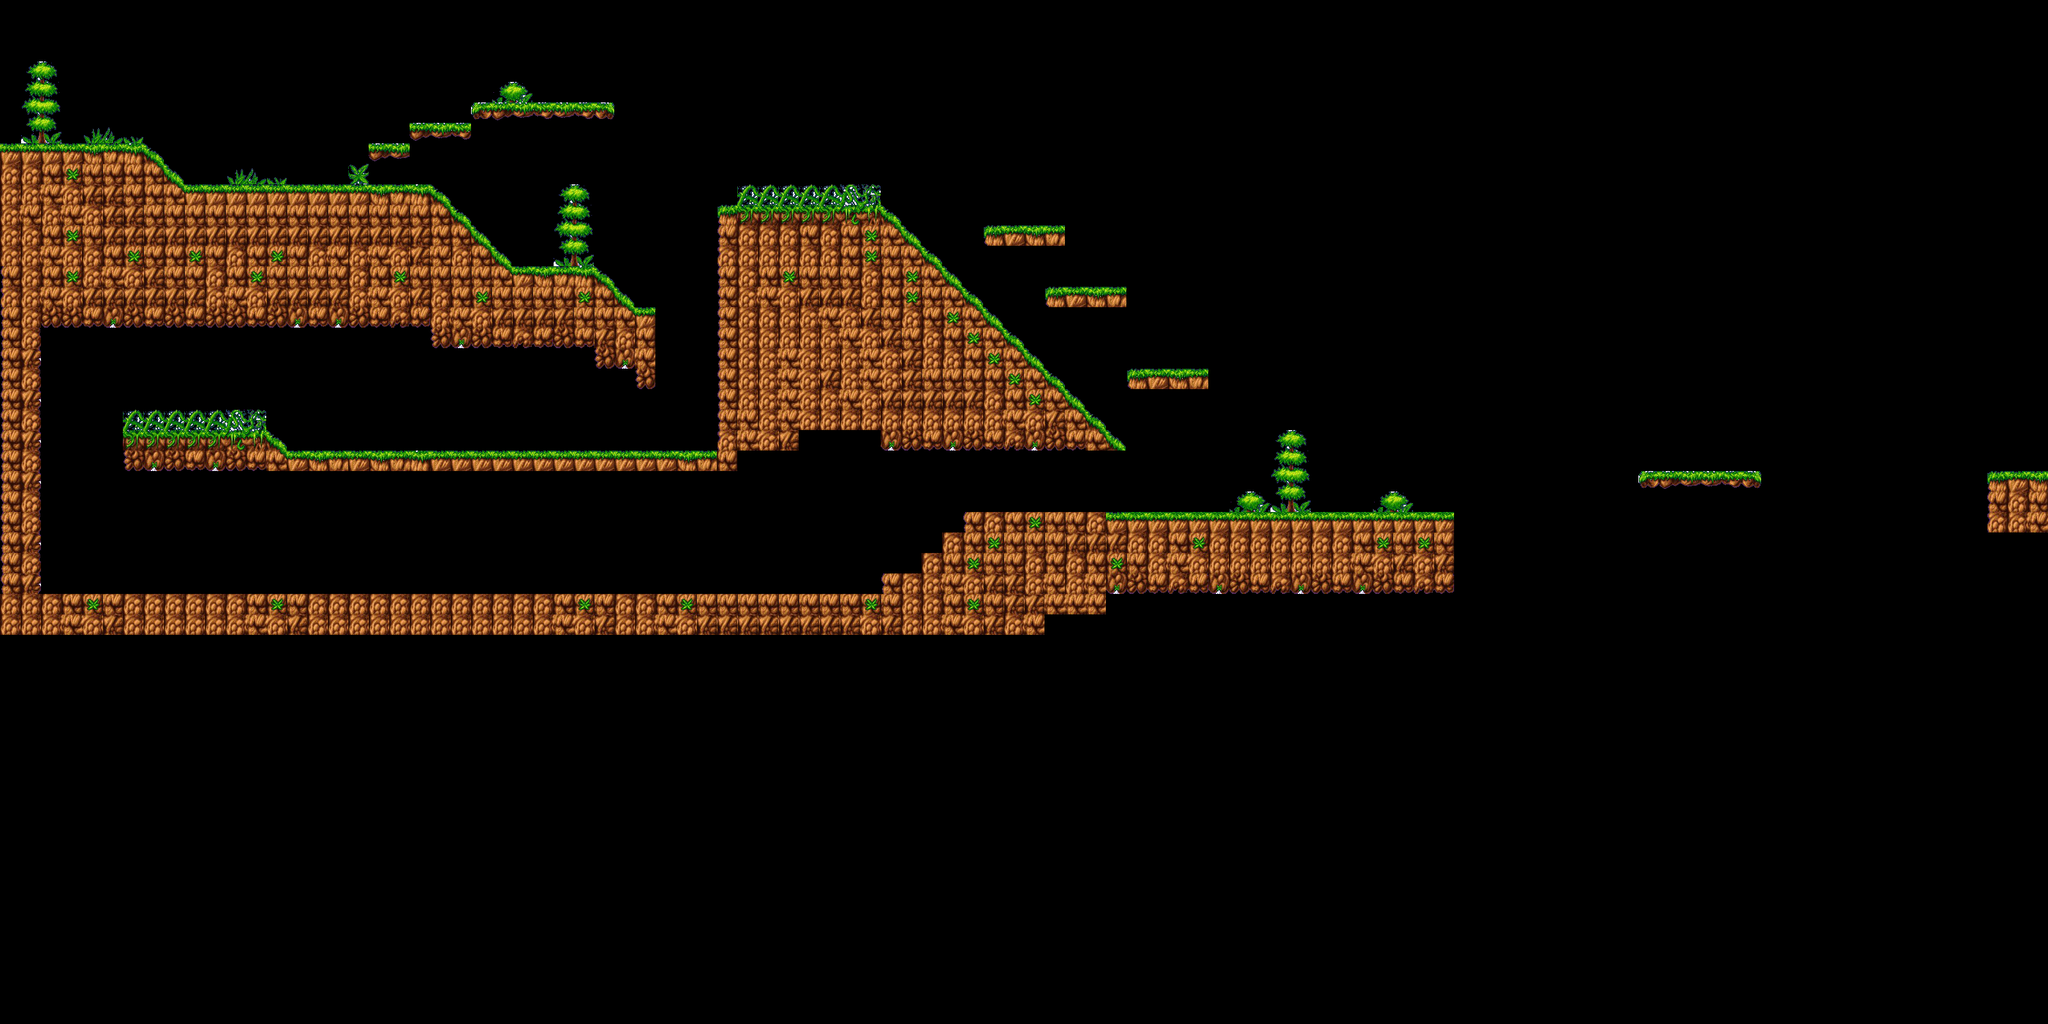

A 2D game scene composited from a Tiled map and its tileset images. What follows is a short description and the map's XML, with each tile layer's data collapsed to a summary:
An orthogonal 100x50 tile map with 32x32 px tiles, 1 tile layer (Слой тайлов 1), 2 tilesets and 87 objects (38x solid, 11x back_l, 11x back_r, 9x enemy_clon, 5x SlopeLeft, ...).

<map version="1.0" orientation="orthogonal" renderorder="right-down" width="100" height="50" tilewidth="32" tileheight="32" nextobjectid="172">
 <tileset firstgid="1" name="1" tilewidth="32" tileheight="32" tilecount="120">
  <image source="map.png" width="320" height="384" />
 </tileset>
 <tileset firstgid="121" name="spacegame_tileset_by_kaiseto-d53qzyv" tilewidth="32" tileheight="32" tilecount="300">
  <image source="spacegame_tileset_by_kaiseto-d53qzyv.png" width="640" height="480" />
 </tileset>
 <layer name="Слой тайлов 1" width="100" height="50">
  <data>[5000 cells, 753 non-empty, 54 distinct tile ids]</data>
 </layer>
 <objectgroup name="Слой объектов 1">
  <object id="1" name="solid" x="0" y="228" width="209" height="60" />
  <object id="2" name="solid" x="296" y="294" width="366" height="32" />
  <object id="3" name="solid" x="576" y="224" width="64" height="32" />
  <object id="4" name="solid" x="736" y="160" width="224" height="32" />
  <object id="5" name="solid" x="640" y="192" width="96" height="32" />
  <object id="6" name="solid" x="808" y="420" width="107" height="32" />
  <object id="7" name="solid" x="996" y="480" width="28" height="32" />
  <object id="8" name="solid" x="448" y="704" width="704" height="32" />
  <object id="9" name="solid" x="640" y="736" width="384" height="32" />
  <object id="10" name="solid" x="192" y="676" width="212" height="32" />
  <object id="11" name="solid" x="672" y="512" width="352" height="32" />
  <object id="12" name="solid" x="928" y="544" width="95" height="32" />
  <object id="13" name="solid" x="992" y="576" width="32" height="32" />
  <object id="14" name="solid" x="64" y="480" width="608" height="32" />
  <object id="15" name="solid" x="1120" y="324" width="245" height="32" />
  <object id="16" name="solid" x="1120" y="352" width="128" height="352" />
  <object id="17" name="solid" x="1376" y="672" width="288" height="32" />
  <object id="18" name="solid" x="1662" y="683" width="64" height="21" />
  <object id="19" name="solid" x="1504" y="800" width="768" height="32" />
  <object id="21" name="solid" x="2560" y="736" width="192" height="64" />
  <object id="23" name="solid" x="3104" y="736" width="96" height="64" />
  <object id="24" name="solid" x="1472" y="832" width="224" height="32" />
  <object id="25" name="solid" x="1440" y="864" width="224" height="32" />
  <object id="26" name="solid" x="1376" y="896" width="224" height="32" />
  <object id="27" name="solid" x="32" y="928" width="1344" height="32" />
  <object id="28" name="solid" x="32" y="512" width="32" height="416" />
  <object id="29" name="SlopeLeft" x="672" y="288" width="128" height="128" />
  <object id="31" name="SlopeLeft" x="1376" y="320" width="384" height="384" />
  <object id="32" name="SlopeLeft" x="224" y="224" width="64" height="64" />
  <object id="33" name="SlopeLeft" x="416" y="672" width="32" height="32" />
  <object id="34" name="SlopeLeft" x="928" y="416" width="64" height="64" />
  <object id="69" name="nextLevel" x="3104" y="608" width="96" height="128" />
  <object id="76" name="enemy_droid" gid="156" x="416" y="250" width="32" height="32" />
  <object id="77" name="enemy_droid" gid="156" x="832" y="122" width="32" height="32" />
  <object id="80" name="enemy_droid" gid="156" x="608" y="666" width="32" height="32" />
  <object id="81" name="enemy_droid" gid="156" x="544" y="890" width="32" height="32" />
  <object id="83" name="enemy_droid" gid="156" x="1760" y="762" width="32" height="32" />
  <object id="84" name="enemy_clon" gid="156" x="1888" y="750" width="32" height="32" />
  <object id="85" name="enemy_clon" gid="156" x="1120" y="878" width="32" height="32" />
  <object id="86" name="enemy_clon" gid="156" x="864" y="878" width="32" height="32" />
  <object id="88" name="enemy_clon" gid="156" x="192" y="878" width="32" height="32" />
  <object id="89" name="enemy_clon" gid="156" x="384" y="878" width="32" height="32" />
  <object id="95" name="health" x="1120" y="256" width="32" height="32" />
  <object id="96" name="health" x="288" y="608" width="32" height="32" />
  <object id="98" name="health" x="608" y="864" width="32" height="32" />
  <object id="99" name="fall" x="2272" y="864" width="832" height="32" />
  <object id="102" name="MovingPlatform" gid="289" x="2336" y="768" width="32" height="32" />
  <object id="103" name="MovingPlatform" gid="289" x="2976" y="768" width="32" height="32" />
  <object id="111" name="enemy_clon" gid="156" x="2624" y="686" width="32" height="32" />
  <object id="112" name="back_l" x="288" y="192" width="33" height="96" />
  <object id="114" name="back_l" x="736" y="64" width="33" height="96" />
  <object id="115" name="back_l" x="448" y="608" width="33" height="96" />
  <object id="116" name="back_l" x="32" y="832" width="33" height="96" />
  <object id="117" name="back_l" x="1504" y="704" width="33" height="96" />
  <object id="118" name="back_l" x="2560" y="640" width="33" height="96" />
  <object id="119" name="back_r" x="544" y="192" width="33" height="96" />
  <object id="120" name="back_r" x="928" y="64" width="33" height="96" />
  <object id="121" name="back_r" x="1120" y="608" width="33" height="96" />
  <object id="122" name="back_r" x="1376" y="832" width="33" height="96" />
  <object id="123" name="back_r" x="2208" y="704" width="33" height="96" />
  <object id="124" name="back_r" x="2720" y="640" width="33" height="96" />
  <object id="125" name="back_l" x="2240" y="704" width="33" height="96" />
  <object id="126" name="back_r" x="2528" y="704" width="33" height="96" />
  <object id="127" name="back_l" x="2752" y="704" width="33" height="96" />
  <object id="128" name="back_r" x="3072" y="704" width="33" height="96" />
  <object id="129" name="enemy_clon" gid="156" x="1824" y="526" width="32" height="32" />
  <object id="132" name="back_l" x="1728" y="480" width="33" height="96" />
  <object id="133" name="back_l" x="1600" y="384" width="33" height="64" />
  <object id="135" name="back_r" x="1856" y="480" width="33" height="96" />
  <object id="136" name="back_r" x="1728" y="352" width="33" height="96" />
  <object id="146" name="enemy_clon" gid="156" x="1696" y="398" width="32" height="32" />
  <object id="155" name="enemy_clon" gid="156" x="1600" y="302" width="32" height="32" />
  <object id="156" name="back_l" x="1504" y="256" width="33" height="96" />
  <object id="157" name="solid" x="1536" y="360" width="128" height="21" />
  <object id="158" name="back_r" x="1632" y="256" width="33" height="96" />
  <object id="159" name="solid" x="1152" y="384" width="245" height="32" />
  <object id="160" name="solid" x="1184" y="416" width="245" height="32" />
  <object id="161" name="solid" x="1216" y="452" width="245" height="32" />
  <object id="162" name="solid" x="1248" y="480" width="245" height="32" />
  <object id="163" name="solid" x="1280" y="516" width="245" height="32" />
  <object id="164" name="solid" x="1312" y="548" width="245" height="32" />
  <object id="165" name="solid" x="1344" y="580" width="245" height="32" />
  <object id="166" name="solid" x="1376" y="612" width="245" height="32" />
  <object id="167" name="solid" x="1408" y="644" width="245" height="32" />
  <object id="169" name="solid" x="1760" y="584" width="128" height="21" />
  <object id="170" name="solid" x="1632" y="456" width="128" height="21" />
  <object id="171" name="player" x="96" y="128" width="32" height="32" />
 </objectgroup>
</map>